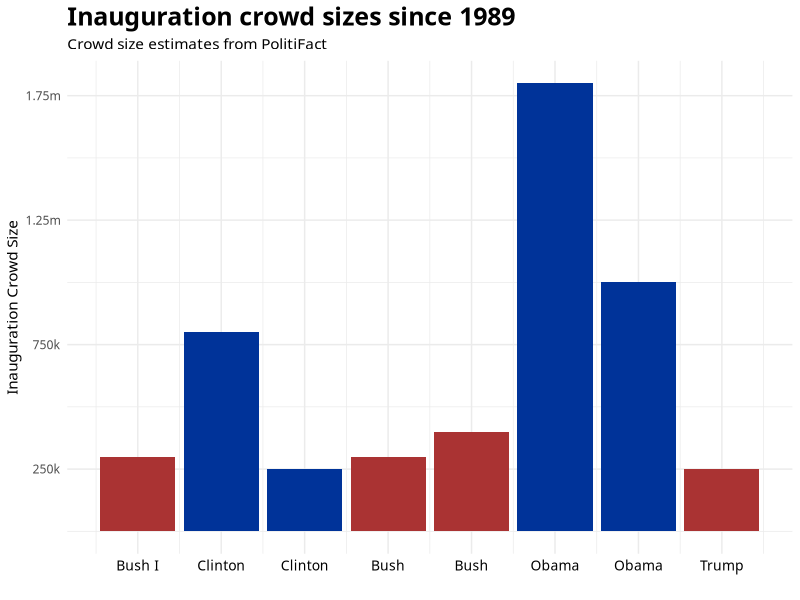

The R script that drew this image:
## data from politifact link here:
## http://www.politifact.com/truth-o-meter/article/2017/jan/20/inaugural-crowd-sizes-ranked/
df <- data.frame(
    year = seq(1989, 2017, 4),
    president = c("Bush I", "Clinton", "Clinton",
                  "Bush", "Bush", "Obama", "Obama", "Trump"),
    party = c("R", "D", "D", "R", "R", "D", "D", "R"),
    term = c(1, 1, 2, 1, 2, 1, 2, 1),
    inaug.size = c(300000, 800000, 250000, 300000, 400000,
                   1800000, 1000000, 250000)
)

## load ggplot2
library(ggplot2)

## create plot
## uncomment next line and final line (dev.off()) to save img
## png("inaugsize.png", 6, 4, "in", res = 127.5)
ggplot(df, aes(year, inaug.size, fill = party)) +
    geom_bar(stat = "identity") +
    theme_minimal() +
    theme(text = element_text(family = "Avenir Next Condensed"),
          plot.title = element_text(face = "bold", size = 18),
          legend.position = "none",
          axis.text.x = element_text(
              color = "black", size = 10)) +
    scale_fill_manual(values = c("#003399", "#aa3333")) +
    scale_x_continuous(
        breaks = seq(1989, 2017, 4),
        labels = c("Bush I", "Clinton", "Clinton", "Bush",
                   "Bush", "Obama", "Obama", "Trump")) +
    scale_y_continuous(
        breaks = seq(250000, 2000000, 500000),
        labels = c("250k", "750k", "1.25m", "1.75m")) +
    labs(x = "", y = "Inauguration Crowd Size",
         title = "Inauguration crowd sizes since 1989",
         subtitle = "Crowd size estimates from PolitiFact")
## dev.off()
